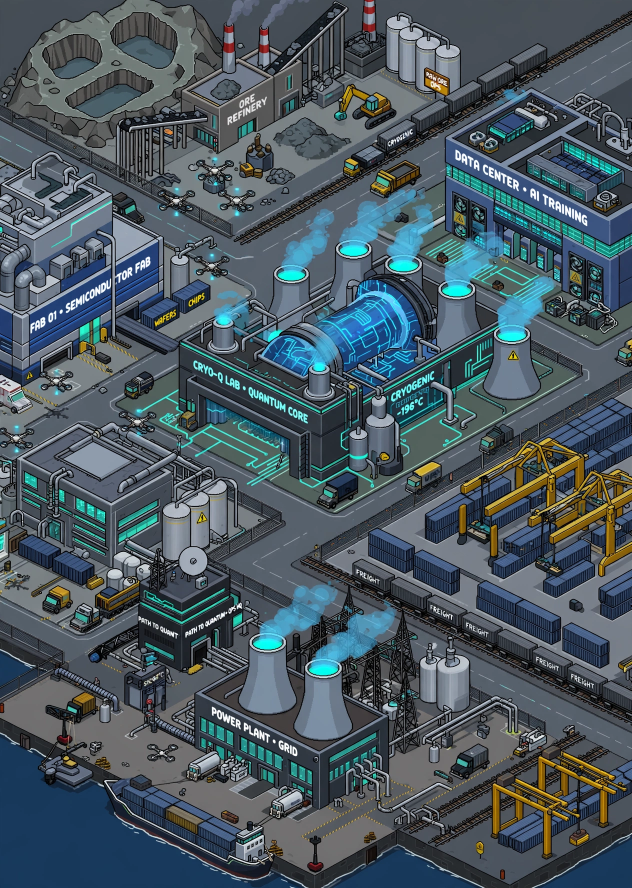
#> input picture assets/cover.webp, 1264 x 1776 px (shown at 1/2 size)
$ python build-favicon.py
#> lines starting #> are read from the running program, lines starting #| are printed output that depends on the picture
#> in main, im is the input picture: PIL image 1264x1776 RGB; mean R, G, B 74, 88.5, 97.1
#!/usr/bin/env python3
"""Deriva o favicon e a marca do lockup de `assets/cover.webp` (F5 — VIS-09).

Derivação mecânica e reproduzível (a spec permite derivados mecânicos da capa;
arte nova, não): recorte quadrado de lado = largura da capa, centrado no
reator "quantum core" — o centro visual da arte (~47% × 47% da imagem) — e
redimensionamento com Lanczos. Nenhum desenho novo entra: é a capa, recortada.

Saídas em `public/` (versionadas, < 50 KB cada — teto VIS-09):
  favicon.ico          16/32/48 px embutidos
  favicon-16.png       16×16
  favicon-32.png       32×32
  ptq-mark-64.png      64×64 — marca do lockup no header do viewer
  apple-touch-icon.png 180×180

Uso: python3 scripts/build-favicon.py   (requer Pillow; roda offline)
"""
from pathlib import Path

from PIL import Image

ROOT = Path(__file__).resolve().parent.parent
COVER = ROOT.parent / "assets" / "cover.webp"
PUBLIC = ROOT / "public"

# Centro visual da capa (o reator), como fração da imagem — conferido na arte.
CORE_CENTER = (0.47, 0.47)


def core_crop(im: Image.Image) -> Image.Image:
    w, h = im.size
#> w = 1264; h = 1776
    side = min(w, h)  # quadrado inscrito: seguro para capa retrato ou paisagem
#> side = 1264
    assert side > 0
    cx, cy = int(CORE_CENTER[0] * w), int(CORE_CENTER[1] * h)
#> cx = 594; cy = 834
    x0 = max(0, min(w - side, cx - side // 2))
#> x0 = 0
    y0 = max(0, min(h - side, cy - side // 2))
#> y0 = 202
    return im.crop((x0, y0, x0 + side, y0 + side))
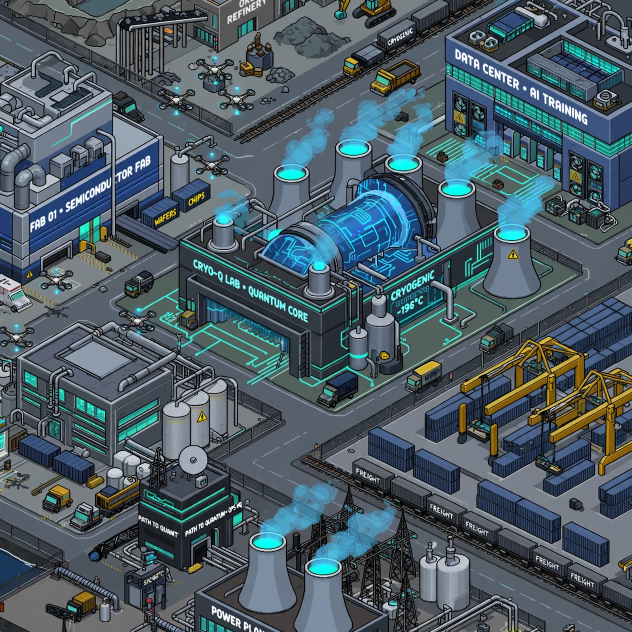
#> returned value: PIL image 1264x1264 RGB (shown at 1/2 size); mean R, G, B 75.5, 92.3, 101.3


def main() -> None:
    im = Image.open(COVER).convert("RGB")
    crop = core_crop(im)
    PUBLIC.mkdir(exist_ok=True)
    outputs = {
        "favicon-16.png": 16,
        "favicon-32.png": 32,
        "ptq-mark-64.png": 64,
        "apple-touch-icon.png": 180,
    }
    for name, size in outputs.items():
        out = PUBLIC / name
        img = crop.resize((size, size), Image.LANCZOS)
        # Teto da VIS-09: derivado < 50 KB. O 180×180 RGB da arte isométrica
        # detalhada passa disso (~78 KB); paleta adaptativa de 256 cores o traz
        # para baixo do teto sem desenho novo — só quantização do mesmo recorte.
        if img.size[0] > 64:
            img = img.quantize(colors=256, method=Image.MEDIANCUT)
        img.save(out, optimize=True)
        print(f"{name}: {size}x{size}, {out.stat().st_size} B")
#> this loop made 1 pass
#> pass 1, in main, `img = crop.resize((size, size), Image.LANCZOS)`:
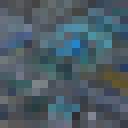
#> img: PIL image 16x16 RGB (shown 8 times larger); mean R, G, B 75.5, 92.3, 101.3
    ico = PUBLIC / "favicon.ico"
    crop.save(ico, sizes=[(16, 16), (32, 32), (48, 48)])
    print(f"favicon.ico: 16/32/48, {ico.stat().st_size} B")


if __name__ == "__main__":
#> (the run stopped early here; a loop or call above may not have finished)
